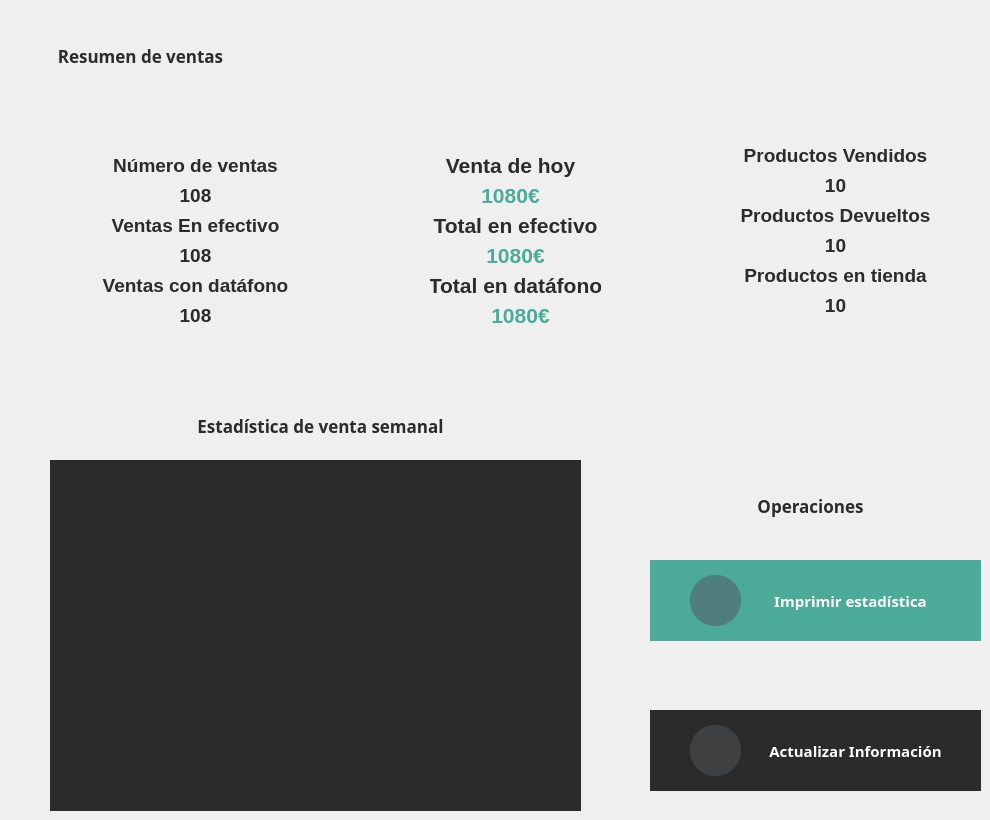
     <widget class="QWidget" name="estadistica">
      <widget class="QLabel" name="label_51">
       <property name="geometry">
        <rect>
         <x>30</x>
         <y>40</y>
         <width>221</width>
         <height>31</height>
        </rect>
       </property>
       <property name="font">
        <font>
         <family>Rockwell</family>
         <pointsize>13</pointsize>
         <bold>true</bold>
        </font>
       </property>
       <property name="styleSheet">
        <string notr="true">background-color: transparent;
color: #2b2b2b;</string>
       </property>
       <property name="text">
        <string>Resumen de ventas</string>
       </property>
       <property name="alignment">
        <set>Qt::AlignCenter</set>
       </property>
      </widget>
      <widget class="QWidget" name="widget_8" native="true">
       <property name="geometry">
        <rect>
         <x>60</x>
         <y>80</y>
         <width>271</width>
         <height>311</height>
        </rect>
       </property>
       <property name="styleSheet">
        <string notr="true">background-color: rgb(239, 239, 239);
border-color:#2b2b2b;
border: 1px;</string>
       </property>
       <widget class="QLabel" name="label_52">
        <property name="geometry">
         <rect>
          <x>20</x>
          <y>100</y>
          <width>231</width>
          <height>31</height>
         </rect>
        </property>
        <property name="font">
         <font>
          <family>Cantarell</family>
          <pointsize>14</pointsize>
          <bold>true</bold>
         </font>
        </property>
        <property name="styleSheet">
         <string notr="true">background-color: transparent;
color: #2b2b2b;</string>
        </property>
        <property name="text">
         <string>108</string>
        </property>
        <property name="alignment">
         <set>Qt::AlignCenter</set>
        </property>
       </widget>
       <widget class="QLabel" name="label_53">
        <property name="geometry">
         <rect>
          <x>20</x>
          <y>70</y>
          <width>231</width>
          <height>31</height>
         </rect>
        </property>
        <property name="font">
         <font>
          <family>Cantarell</family>
          <pointsize>14</pointsize>
          <bold>true</bold>
         </font>
        </property>
        <property name="styleSheet">
         <string notr="true">background-color: transparent;
color: #2b2b2b;</string>
        </property>
        <property name="text">
         <string>Número de ventas</string>
        </property>
        <property name="alignment">
         <set>Qt::AlignCenter</set>
        </property>
       </widget>
       <widget class="QLabel" name="label_54">
        <property name="geometry">
         <rect>
          <x>20</x>
          <y>130</y>
          <width>231</width>
          <height>31</height>
         </rect>
        </property>
        <property name="font">
         <font>
          <family>Cantarell</family>
          <pointsize>14</pointsize>
          <bold>true</bold>
         </font>
        </property>
        <property name="styleSheet">
         <string notr="true">background-color: transparent;
color: #2b2b2b;</string>
        </property>
        <property name="text">
         <string>Ventas En efectivo</string>
        </property>
        <property name="alignment">
         <set>Qt::AlignCenter</set>
        </property>
       </widget>
       <widget class="QLabel" name="label_55">
        <property name="geometry">
         <rect>
          <x>20</x>
          <y>160</y>
          <width>231</width>
          <height>31</height>
         </rect>
        </property>
        <property name="font">
         <font>
          <family>Cantarell</family>
          <pointsize>14</pointsize>
          <bold>true</bold>
         </font>
        </property>
        <property name="styleSheet">
         <string notr="true">background-color: transparent;
color: #2b2b2b;</string>
        </property>
        <property name="text">
         <string>108</string>
        </property>
        <property name="alignment">
         <set>Qt::AlignCenter</set>
        </property>
       </widget>
       <widget class="QLabel" name="label_56">
        <property name="geometry">
         <rect>
          <x>20</x>
          <y>220</y>
          <width>231</width>
          <height>31</height>
         </rect>
        </property>
        <property name="font">
         <font>
          <family>Cantarell</family>
          <pointsize>14</pointsize>
          <bold>true</bold>
         </font>
        </property>
        <property name="styleSheet">
         <string notr="true">background-color: transparent;
color: #2b2b2b;</string>
        </property>
        <property name="text">
         <string>108</string>
        </property>
        <property name="alignment">
         <set>Qt::AlignCenter</set>
        </property>
       </widget>
       <widget class="QLabel" name="label_57">
        <property name="geometry">
         <rect>
          <x>20</x>
          <y>190</y>
          <width>231</width>
          <height>31</height>
         </rect>
        </property>
        <property name="font">
         <font>
          <family>Cantarell</family>
          <pointsize>14</pointsize>
          <bold>true</bold>
         </font>
        </property>
        <property name="styleSheet">
         <string notr="true">background-color: transparent;
color: #2b2b2b;</string>
        </property>
        <property name="text">
         <string>Ventas con datáfono</string>
        </property>
        <property name="alignment">
         <set>Qt::AlignCenter</set>
        </property>
       </widget>
      </widget>
      <widget class="QWidget" name="widget_9" native="true">
       <property name="geometry">
        <rect>
         <x>380</x>
         <y>80</y>
         <width>271</width>
         <height>311</height>
        </rect>
       </property>
       <property name="styleSheet">
        <string notr="true">background-color: rgb(239, 239, 239);
border-color:#2b2b2b;
border: 1px;</string>
       </property>
       <widget class="QLabel" name="label_70">
        <property name="geometry">
         <rect>
          <x>70</x>
          <y>100</y>
          <width>121</width>
          <height>31</height>
         </rect>
        </property>
        <property name="font">
         <font>
          <family>Cantarell</family>
          <pointsize>16</pointsize>
          <bold>true</bold>
         </font>
        </property>
        <property name="styleSheet">
         <string notr="true">background-color: transparent;
color: #4caa99;</string>
        </property>
        <property name="text">
         <string>1080€</string>
        </property>
        <property name="alignment">
         <set>Qt::AlignCenter</set>
        </property>
       </widget>
       <widget class="QLabel" name="label_71">
        <property name="geometry">
         <rect>
          <x>50</x>
          <y>70</y>
          <width>161</width>
          <height>31</height>
         </rect>
        </property>
        <property name="font">
         <font>
          <family>Cantarell</family>
          <pointsize>16</pointsize>
          <bold>true</bold>
         </font>
        </property>
        <property name="styleSheet">
         <string notr="true">background-color: transparent;
color: #2b2b2b;</string>
        </property>
        <property name="text">
         <string>Venta de hoy</string>
        </property>
        <property name="alignment">
         <set>Qt::AlignCenter</set>
        </property>
       </widget>
       <widget class="QLabel" name="label_72">
        <property name="geometry">
         <rect>
          <x>50</x>
          <y>130</y>
          <width>171</width>
          <height>31</height>
         </rect>
        </property>
        <property name="font">
         <font>
          <family>Cantarell</family>
          <pointsize>16</pointsize>
          <bold>true</bold>
         </font>
        </property>
        <property name="styleSheet">
         <string notr="true">background-color: transparent;
color: #2b2b2b;</string>
        </property>
        <property name="text">
         <string>Total en efectivo</string>
        </property>
        <property name="alignment">
         <set>Qt::AlignCenter</set>
        </property>
       </widget>
       <widget class="QLabel" name="label_73">
        <property name="geometry">
         <rect>
          <x>60</x>
          <y>160</y>
          <width>151</width>
          <height>31</height>
         </rect>
        </property>
        <property name="font">
         <font>
          <family>Cantarell</family>
          <pointsize>16</pointsize>
          <bold>true</bold>
         </font>
        </property>
        <property name="styleSheet">
         <string notr="true">background-color: transparent;
color: #4caa99;</string>
        </property>
        <property name="text">
         <string>1080€</string>
        </property>
        <property name="alignment">
         <set>Qt::AlignCenter</set>
        </property>
       </widget>
       <widget class="QLabel" name="label_74">
        <property name="geometry">
         <rect>
          <x>60</x>
          <y>220</y>
          <width>161</width>
          <height>31</height>
         </rect>
        </property>
        <property name="font">
         <font>
          <family>Cantarell</family>
          <pointsize>16</pointsize>
          <bold>true</bold>
         </font>
        </property>
        <property name="styleSheet">
         <string notr="true">background-color: transparent;
color: #4caa99;</string>
        </property>
        <property name="text">
         <string>1080€</string>
        </property>
        <property name="alignment">
         <set>Qt::AlignCenter</set>
        </property>
       </widget>
       <widget class="QLabel" name="label_75">
        <property name="geometry">
         <rect>
          <x>50</x>
          <y>190</y>
          <width>171</width>
          <height>31</height>
         </rect>
        </property>
        <property name="font">
         <font>
          <family>Cantarell</family>
          <pointsize>16</pointsize>
          <bold>true</bold>
         </font>
        </property>
        <property name="styleSheet">
         <string notr="true">background-color: transparent;
color: #2b2b2b;</string>
        </property>
        <property name="text">
         <string>Total en datáfono</string>
        </property>
        <property name="alignment">
         <set>Qt::AlignCenter</set>
        </property>
       </widget>
      </widget>
      <widget class="QWidget" name="widget_10" native="true">
       <property name="geometry">
        <rect>
         <x>700</x>
         <y>80</y>
         <width>271</width>
         <height>311</height>
        </rect>
       </property>
       <property name="styleSheet">
        <string notr="true">background-color: rgb(239, 239, 239);
border-color:#2b2b2b;
border: 1px;</string>
       </property>
       <widget class="QLabel" name="label_76">
        <property name="geometry">
         <rect>
          <x>60</x>
          <y>90</y>
          <width>151</width>
          <height>31</height>
         </rect>
        </property>
        <property name="font">
         <font>
          <family>Cantarell</family>
          <pointsize>14</pointsize>
          <bold>true</bold>
         </font>
        </property>
        <property name="styleSheet">
         <string notr="true">background-color: transparent;
color: #2b2b2b;</string>
        </property>
        <property name="text">
         <string>10</string>
        </property>
        <property name="alignment">
         <set>Qt::AlignCenter</set>
        </property>
       </widget>
       <widget class="QLabel" name="label_77">
        <property name="geometry">
         <rect>
          <x>30</x>
          <y>60</y>
          <width>211</width>
          <height>31</height>
         </rect>
        </property>
        <property name="font">
         <font>
          <family>Cantarell</family>
          <pointsize>14</pointsize>
          <bold>true</bold>
         </font>
        </property>
        <property name="styleSheet">
         <string notr="true">background-color: transparent;
color: #2b2b2b;</string>
        </property>
        <property name="text">
         <string>Productos Vendidos</string>
        </property>
        <property name="alignment">
         <set>Qt::AlignCenter</set>
        </property>
       </widget>
       <widget class="QLabel" name="label_78">
        <property name="geometry">
         <rect>
          <x>30</x>
          <y>120</y>
          <width>211</width>
          <height>31</height>
         </rect>
        </property>
        <property name="font">
         <font>
          <family>Cantarell</family>
          <pointsize>14</pointsize>
          <bold>true</bold>
         </font>
        </property>
        <property name="styleSheet">
         <string notr="true">background-color: transparent;
color: #2b2b2b;</string>
        </property>
        <property name="text">
         <string>Productos Devueltos</string>
        </property>
        <property name="alignment">
         <set>Qt::AlignCenter</set>
        </property>
       </widget>
       <widget class="QLabel" name="label_79">
        <property name="geometry">
         <rect>
          <x>60</x>
          <y>150</y>
          <width>151</width>
          <height>31</height>
         </rect>
        </property>
        <property name="font">
         <font>
          <family>Cantarell</family>
          <pointsize>14</pointsize>
          <bold>true</bold>
         </font>
        </property>
        <property name="styleSheet">
         <string notr="true">background-color: transparent;
color: #2b2b2b;</string>
        </property>
        <property name="text">
         <string>10</string>
        </property>
        <property name="alignment">
         <set>Qt::AlignCenter</set>
        </property>
       </widget>
       <widget class="QLabel" name="label_80">
        <property name="geometry">
         <rect>
          <x>60</x>
          <y>210</y>
          <width>151</width>
          <height>31</height>
         </rect>
        </property>
        <property name="font">
         <font>
          <family>Cantarell</family>
          <pointsize>14</pointsize>
          <bold>true</bold>
         </font>
        </property>
        <property name="styleSheet">
         <string notr="true">background-color: transparent;
color: #2b2b2b;</string>
        </property>
        <property name="text">
         <string>10</string>
        </property>
        <property name="alignment">
         <set>Qt::AlignCenter</set>
        </property>
       </widget>
       <widget class="QLabel" name="label_81">
        <property name="geometry">
         <rect>
          <x>40</x>
          <y>180</y>
          <width>191</width>
          <height>31</height>
         </rect>
        </property>
        <property name="font">
         <font>
          <family>Cantarell</family>
          <pointsize>14</pointsize>
          <bold>true</bold>
         </font>
        </property>
        <property name="styleSheet">
         <string notr="true">background-color: transparent;
color: #2b2b2b;</string>
        </property>
        <property name="text">
         <string>Productos en tienda</string>
        </property>
        <property name="alignment">
         <set>Qt::AlignCenter</set>
        </property>
       </widget>
      </widget>
      <widget class="QWidget" name="widget_11" native="true">
       <property name="geometry">
        <rect>
         <x>50</x>
         <y>460</y>
         <width>531</width>
         <height>351</height>
        </rect>
       </property>
       <property name="styleSheet">
        <string notr="true">background-color:#2b2b2b;</string>
       </property>
      </widget>
      <widget class="QLabel" name="label_82">
       <property name="geometry">
        <rect>
         <x>170</x>
         <y>410</y>
         <width>301</width>
         <height>31</height>
        </rect>
       </property>
       <property name="font">
        <font>
         <family>Rockwell</family>
         <pointsize>13</pointsize>
         <bold>true</bold>
        </font>
       </property>
       <property name="styleSheet">
        <string notr="true">background-color: transparent;
color: #2b2b2b;</string>
       </property>
       <property name="text">
        <string>Estadística de venta semanal</string>
       </property>
       <property name="alignment">
        <set>Qt::AlignCenter</set>
       </property>
      </widget>
      <widget class="QWidget" name="widget_12" native="true">
       <property name="geometry">
        <rect>
         <x>650</x>
         <y>560</y>
         <width>331</width>
         <height>81</height>
        </rect>
       </property>
       <property name="styleSheet">
        <string notr="true">background-color: #4caa99;</string>
       </property>
       <widget class="QPushButton" name="pushButton_25">
        <property name="geometry">
         <rect>
          <x>40</x>
          <y>15</y>
          <width>51</width>
          <height>51</height>
         </rect>
        </property>
        <property name="styleSheet">
         <string notr="true">background-color: #4f7e7c;
border-radius: 25px;</string>
        </property>
        <property name="text">
         <string/>
        </property>
        <property name="icon">
         <iconset resource="../resources.qrc">
          <normaloff>:/interfaz /assets/interfaz principal/barra lateral/inventario-disponible.png</normaloff>:/interfaz /assets/interfaz principal/barra lateral/inventario-disponible.png</iconset>
        </property>
        <property name="iconSize">
         <size>
          <width>30</width>
          <height>30</height>
         </size>
        </property>
       </widget>
       <widget class="QLabel" name="label_84">
        <property name="geometry">
         <rect>
          <x>100</x>
          <y>25</y>
          <width>201</width>
          <height>31</height>
         </rect>
        </property>
        <property name="font">
         <font>
          <family>Rockwell</family>
          <pointsize>11</pointsize>
          <bold>true</bold>
         </font>
        </property>
        <property name="styleSheet">
         <string notr="true">background-color: transparent;
color: #ffffff;</string>
        </property>
        <property name="text">
         <string>Imprimir estadística</string>
        </property>
        <property name="alignment">
         <set>Qt::AlignCenter</set>
        </property>
       </widget>
      </widget>
      <widget class="QLabel" name="label_83">
       <property name="geometry">
        <rect>
         <x>680</x>
         <y>490</y>
         <width>261</width>
         <height>31</height>
        </rect>
       </property>
       <property name="font">
        <font>
         <family>Rockwell</family>
         <pointsize>13</pointsize>
         <bold>true</bold>
        </font>
       </property>
       <property name="styleSheet">
        <string notr="true">background-color: transparent;
color: #2b2b2b;</string>
       </property>
       <property name="text">
        <string>Operaciones</string>
       </property>
       <property name="alignment">
        <set>Qt::AlignCenter</set>
       </property>
      </widget>
      <widget class="QWidget" name="widget_13" native="true">
       <property name="geometry">
        <rect>
         <x>650</x>
         <y>710</y>
         <width>331</width>
         <height>81</height>
        </rect>
       </property>
       <property name="styleSheet">
        <string notr="true">background-color: #2b2b2b;</string>
       </property>
       <widget class="QPushButton" name="pushButton_26">
        <property name="geometry">
         <rect>
          <x>40</x>
          <y>15</y>
          <width>51</width>
          <height>51</height>
         </rect>
        </property>
        <property name="styleSheet">
         <string notr="true">background-color: #3f4042;
border-radius: 25px;</string>
        </property>
        <property name="text">
         <string/>
        </property>
        <property name="icon">
         <iconset resource="../resources.qrc">
          <normaloff>:/interfaz /assets/interfaz principal/barra lateral/inventario-disponible.png</normaloff>:/interfaz /assets/interfaz principal/barra lateral/inventario-disponible.png</iconset>
        </property>
        <property name="iconSize">
         <size>
          <width>30</width>
          <height>30</height>
         </size>
        </property>
       </widget>
       <widget class="QLabel" name="label_85">
        <property name="geometry">
         <rect>
          <x>100</x>
          <y>25</y>
          <width>211</width>
          <height>31</height>
         </rect>
        </property>
        <property name="font">
         <font>
          <family>Rockwell</family>
          <pointsize>11</pointsize>
          <bold>true</bold>
         </font>
        </property>
        <property name="styleSheet">
         <string notr="true">background-color: transparent;
color: #ffffff;</string>
        </property>
        <property name="text">
         <string>Actualizar Información</string>
        </property>
        <property name="alignment">
         <set>Qt::AlignCenter</set>
        </property>
       </widget>
      </widget>
     </widget>
